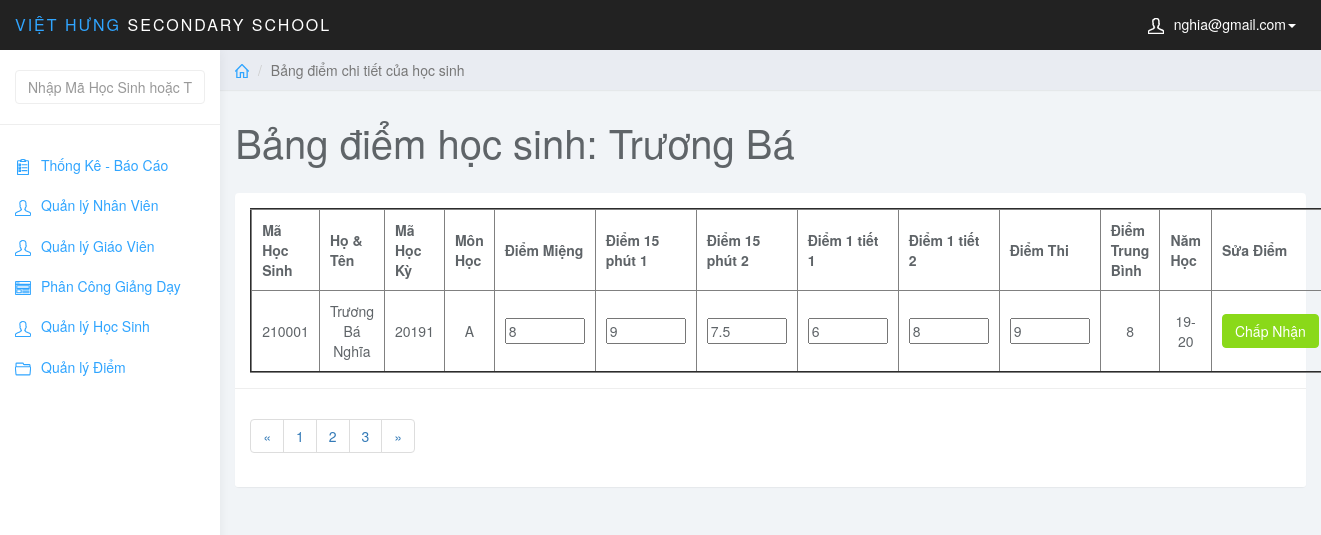
/admin/index.php?page=edit_diem_hs&id_hs=210001&id_mon=A&MaHocKy=20191 (signed in), run on an earlier commit of the app's database.
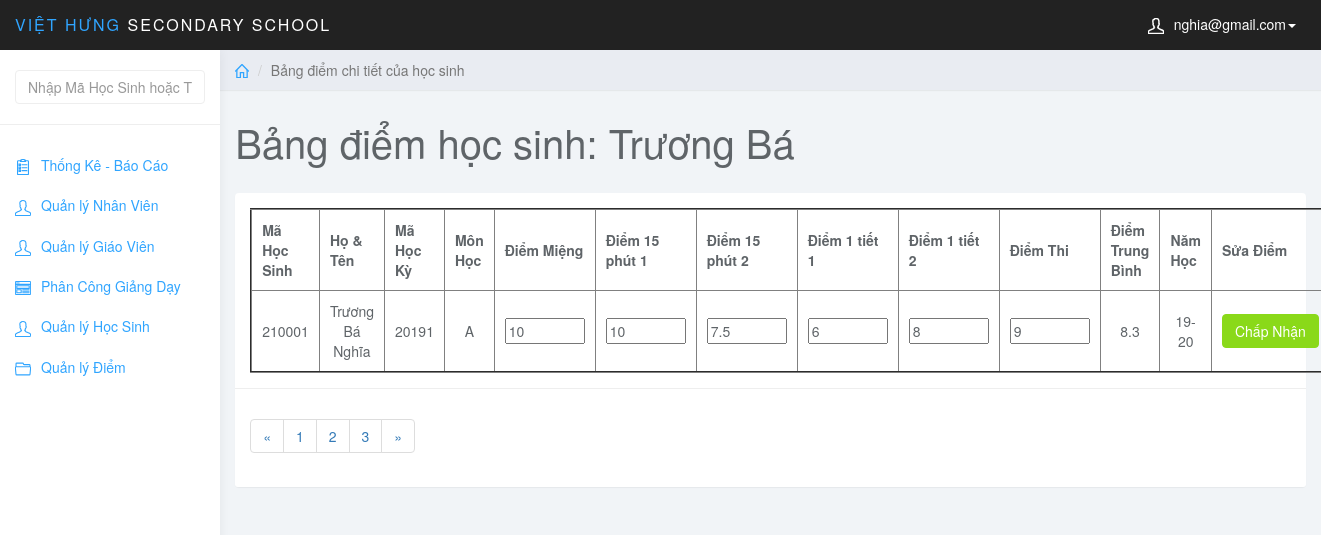
And on a later commit of the database.
### tables this page shows
CREATE TABLE `diem` (
  `MaDiem` int(6) NOT NULL AUTO_INCREMENT,
  `MaHocKy` varchar(5) NOT NULL,
  `MaMonHoc` varchar(5) NOT NULL,
  `MaHS` int(6) NOT NULL,
  `MaLopHoc` varchar(10) NOT NULL,
  `DiemMieng` varchar(5) NOT NULL,
  `Diem15Phut1` varchar(5) NOT NULL,
  `Diem15Phut2` varchar(5) NOT NULL,
  `Diem1Tiet1` varchar(5) NOT NULL,
  `Diem1Tiet2` varchar(5) NOT NULL,
  `DiemThi` varchar(5) NOT NULL,
  `DiemTB` float NOT NULL,
  PRIMARY KEY (`MaDiem`),
  KEY `fk_diem_mahk` (`MaHocKy`),
  KEY `fk_diem_monhoc` (`MaMonHoc`),
  KEY `fk_diem_hocsinh` (`MaHS`),
  KEY `MaLopHoc` (`MaLopHoc`),
  CONSTRAINT `diem_ibfk_1` FOREIGN KEY (`MaLopHoc`) REFERENCES `lophoc` (`MaLopHoc`),
  CONSTRAINT `fk_diem_hocsinh` FOREIGN KEY (`MaHS`) REFERENCES `hocsinh` (`MaHS`),
  CONSTRAINT `fk_diem_mahk` FOREIGN KEY (`MaHocKy`) REFERENCES `hocky` (`MaHocKy`),
  CONSTRAINT `fk_diem_monhoc` FOREIGN KEY (`MaMonHoc`) REFERENCES `monhoc` (`MaMonHoc`)
);

CREATE TABLE `hocsinh` (
  `MaHS` int(6) NOT NULL,
  `MaLopHoc` varchar(10) NOT NULL,
  `TenHS` varchar(50) NOT NULL,
  `GioiTinh` varchar(5) NOT NULL,
  `NgaySinh` date NOT NULL,
  `NoiSinh` varchar(50) NOT NULL,
  `DanToc` varchar(10) NOT NULL,
  `HoTenCha` varchar(50) NOT NULL,
  `HoTenMe` varchar(50) NOT NULL,
  PRIMARY KEY (`MaHS`),
  KEY `fk_hs_lh` (`MaLopHoc`),
  CONSTRAINT `fk_hs_lh` FOREIGN KEY (`MaLopHoc`) REFERENCES `lophoc` (`MaLopHoc`)
);

CREATE TABLE `hocky` (
  `MaHocKy` varchar(5) NOT NULL,
  `TenHocKy` varchar(20) NOT NULL,
  `HeSoHK` int(1) NOT NULL,
  `NamHoc` char(10) NOT NULL,
  PRIMARY KEY (`MaHocKy`),
  KEY `NamHoc` (`NamHoc`)
);

### admin/edit_diem_hs.php (the view, shortened to what this page needs)
<?php
    $stu_id = $_GET['id_hs'];
    $id_mon = $_GET['id_mon'];
    $sql_view = "SELECT * FROM hocsinh JOIN diem ON hocsinh.MaHS = diem.MaHS JOIN hocky ON diem.MaHocKy = hocky.MaHocKy WHERE hocsinh.MaHS = '$stu_id' AND diem.MaMonHoc = '$id_mon'";
    $query_view = mysqli_query($conn,$sql_view);
?>
<div class="col-sm-9 col-sm-offset-3 col-lg-10 col-lg-offset-2 main">
		<div class="row">
			<ol class="breadcrumb">
				<li><a href="index.php"><svg class="glyph stroked home"><use xlink:href="#stroked-home"></use></svg></a></li>
				<li class="active">Bảng điểm chi tiết của học sinh</li>
			</ol>
		</div>
		<div class="row">
			<div class="col-lg-12">
				<h1 class="page-header">Bảng điểm học sinh: Trương Bá </h1>
			</div>
		</div>
		<div class="row">
			<div class="col-lg-12">
				<div class="panel panel-default">
					<div class="panel-body">
                        <table border="2px" width="100%" style="text-align: center;">
						    <thead>
						    <tr>
						        <th data-field="id" data-sortable="true">Mã Học Sinh</th>
                                <th data-field="name"  data-sortable="true">Họ & Tên</th>
                                <th data-sortable="true">Mã Học Kỳ</th>
                                <th data-sortable="true">Môn Học</th>
                                <th data-sortable="true">Điểm Miệng</th>
                                <th data-sortable="true">Điểm 15 phút 1</th>
                                <th data-sortable="true">Điểm 15 phút 2</th>
                                <th data-sortable="true">Điểm 1 tiết 1</th>
                                <th data-sortable="true">Điểm 1 tiết 2</th>
                                <th data-sortable="true">Điểm Thi</th>
                                <th data-sortable="true">Điểm Trung Bình</th>
                                <th data-sortable="true">Năm Học</th>
                                <th>Sửa Điểm</th>
						    </tr>
                            </thead>
                            <tbody>
                                <?php
                                    $row_view = mysqli_fetch_assoc($query_view)
                                ?>
                                <tr>
                                <form  method="post">
                                    <td><?php echo $row_view['MaHS']; ?></td>
                                    <td><?php echo $row_view['TenHS']; ?></td>
                                    <td><?php echo $row_view['MaHocKy']; ?></td>
                                    <td><?php echo $row_view['MaMonHoc']; ?></td>
                                    <td class="form-group"><input style="width: 80px;" type="text" name="DiemMieng" value="<?php echo $row_view['DiemMieng']; ?>"></td>
                                    <td class="form-group"><input style="width: 80px;" type="text" name="Diem15Phut1" value="<?php echo $row_view['Diem15Phut1']; ?>"></td>
                                    <td class="form-group"><input style="width: 80px;" type="text" name="Diem15Phut2" value="<?php echo $row_view['Diem15Phut2']; ?>"></td>
                                    <td class="form-group"><input style="width: 80px;" type="text" name="Diem1Tiet1" value="<?php echo $row_view['Diem1Tiet1']; ?>"></td>
                                    <td class="form-group"><input style="width: 80px;" type="text" name="Diem1Tiet2" value="<?php echo $row_view['Diem1Tiet2']; ?>"></td>
                                    <td class="form-group"><input style="width: 80px;" type="text" name="DiemThi" value="<?php echo $row_view['DiemThi']; ?>"></td>
                                    <?php
                                        if(!empty($row_view['DiemMieng']) && !empty($row_view['Diem15Phut1']) && !empty($row_view['Diem15Phut2']) && !empty($row_view['Diem1Tiet1']) && !empty($row_view['Diem1Tiet2']) && !empty($row_view['DiemThi'])){
                                            $diemTBMon = round(($row_view['DiemMieng']+$row_view['Diem15Phut1']+$row_view['Diem15Phut2']+$row_view['Diem1Tiet1']*2+$row_view['Diem1Tiet2']*2+$row_view['DiemThi']*3)/10,1);
                                        }else{
                                            $diemTBMon = '---';
                                        }
                                    ?>
                                    <td><?php echo $diemTBMon; ?></td>
                                    <td><?php echo $row_view['NamHoc']; ?></td>
                                    <td class="form-group">
                                        <button type="submit" name="sbm" class="btn btn-success">Chấp Nhận</button>
                                    </td>
                                    </form>
                                </tr>
                            </tbody>
						</table>
                    </div>
                    <div class="panel-footer">
                        <nav aria-label="Page navigation example">
                            <ul class="pagination">
                                <li class="page-item"><a class="page-link" href="#">&laquo;</a></li>
                                <li class="page-item"><a class="page-link" href="#">1</a></li>
                                <li class="page-item"><a class="page-link" href="#">2</a></li>
                                <li class="page-item"><a class="page-link" href="#">3</a></li>
                                <li class="page-item"><a class="page-link" href="#">&raquo;</a></li>
                            </ul>
                        </nav>
                    </div>
				</div>
			</div>
		</div>
	</div>

### admin/index.php (shortened to what this page needs)
<?php
    if (isset($_SESSION['mail_user'])) {
            include_once ('admin.php');
    }elseif(isset($_SESSION['mail_gv'])){
        include_once ('../teacher/home_gv.php');
    }
    else {
        include_once ('login.php');
    }
?>

### admin/admin.php (shortened to what this page needs)
<!DOCTYPE html>
<html>
	<head>
		<link href="css/bootstrap.min.css" rel="stylesheet">
		<link href="css/datepicker3.css" rel="stylesheet">
		<link href="css/bootstrap-table.css" rel="stylesheet">
		<link href="css/styles.css" rel="stylesheet">
	</head>
	<body>
		<nav class="navbar navbar-inverse navbar-fixed-top" role="navigation">
			<div class="container-fluid">
				<div class="navbar-header">
					<a class="navbar-brand" href="index.php"><span>VIỆT HƯNG</span> Secondary School</a>
					<ul class="user-menu">
						<li class="dropdown pull-right">
							<a href="#" class="dropdown-toggle" data-toggle="dropdown"><svg
									class="glyph stroked male-user">
									<use xlink:href="#stroked-male-user"></use>
								</svg><?php echo $_SESSION['mail_user'] ?><span class="caret"></span></a>
						</li>
					</ul>
				</div>
			</div>
		</nav>
		<div id="sidebar-collapse" class="col-sm-3 col-lg-2 sidebar">
			<?php include_once('search_box.php'); ?>
			<ul class="nav menu">
				<li class="<?php if($_GET['page'] == ""){ echo "active";} ?>"><a href="index.php"><svg class="glyph stroked clipboard with paper"><use xlink:href="#stroked-clipboard-with-paper"/></svg>Thống Kê - Báo Cáo</a></li>
				<li class="<?php if($_GET['page'] == "user"){ echo "active";} ?>"><a href="index.php?page=user"><svg class="glyph stroked male user ">
							<use xlink:href="#stroked-male-user" /></svg>Quản lý Nhân Viên</a></li>
				<li class="<?php if($_GET['page'] == "teacher"){ echo "active";} ?>"><a href="index.php?page=teacher"><svg class="glyph stroked male user ">
							<use xlink:href="#stroked-male-user" /></svg>Quản lý Giáo Viên</a></li>
				<li class="<?php if($_GET['page'] == "assigned"){ echo "active";} ?>"><a href="index.php?page=assigned"><svg class="glyph stroked male user ">
                            <use xlink:href="#stroked-app-window-with-content" /></svg>Phân Công Giảng Dạy</a></li>
                <li class="<?php if($_GET['page'] == "class"){ echo "active";} ?>"><a href="index.php?page=class"><svg class="glyph stroked male user ">
                            <use xlink:href="#stroked-male-user" /></svg>Quản lý Học Sinh</a></li>
				<li class="<?php if($_GET['page'] == "diem"){ echo "active";} ?>"><a href="index.php?page=diem"><svg class="glyph stroked open folder">
							<use xlink:href="#stroked-open-folder" /></svg>Quản lý Điểm</a></li>
			</ul>
		</div>
        <?php
			if (isset($_GET['page'])) {
				switch ($_GET['page']) {
					case 'edit_diem_hs':
						include_once('edit_diem_hs.php');
						break;
				}
			}else {
				include_once('statistic.php');
			}
        ?>
	</body>
</html>

### admin/search_box.php (shortened to what this page needs)
<form action="index.php" method="GET" role="search">
	<div class="form-group">
        <input name="keyword" type="text" class="form-control" placeholder="Nhập Mã Học Sinh hoặc Tên Học Sinh">
	</div>
</form>

### admin/css/styles.css (style rules this page uses)
body { background: #f1f4f7; padding-top: 50px; color: #5f6468; }
a, a:hover, a:focus { color: #30a5ff; }
h1, h2, h3, h4, h5, h6 { color: #5f6468; }
h1 { font-weight: 300; font-size: 40px; }
.form-control { border: 1px solid #eee; box-shadow: none; }
.navbar-header .navbar-brand { color: #fff; font-size: 16px; text-transform: uppercase; font-weight: 500; letter-spacing: 2px; }
.navbar-header .navbar-brand span { color: #30a5ff; }
.btn-success, .btn-success:hover, .btn-success:focus, .btn-success:active, .btn-success.active, .open > .dropdown-toggle.btn-success, .btn-success.disabled, .btn-success[disabled], fieldset[disabled] .btn-success, .btn-success.disabled:hover, .btn-success[disabled]:hover, fieldset[disabled] .btn-success:hover, .btn-success.disabled:focus, .btn-success[disabled]:focus, fieldset[disabled] .btn-success:focus, .btn-success.disabled:active, .btn-success[disabled]:active, fieldset[disabled] .btn-success:active, .btn-success.disabled.active, .btn-success[disabled].active, fieldset[disabled] .btn-success.active { background-color: #8ad919; border-color: #8ad919; }
.panel { border: 0; }
.panel-footer { background: #fff; border-top: 1px solid #eee; }
.navbar { border: 0; }
.user-menu { display: inline-block; margin-top: 14px; margin-right: 10px; float: right; list-style: none; padding: 0; }
.user-menu a { color: #fff; }
.sidebar { display: block; background-color: #fff; padding: 0; display: none; }
.sidebar form { padding: 20px 15px 5px 15px; border-bottom: 1px solid #eee; margin-bottom: 20px; }
@media (min-width: 768px) { .sidebar { display: block; position: fixed; top: 50px; bottom: 0; left: 0; z-index: 1000; display: block; margin: 0; padding: 0; overflow-x: hidden; overflow-y: auto; background-color: #fff; box-shadow: 1px 0px 10px rgba(0, 0, 0, .05); } }
@media (min-width: 768px) { .navbar-header { width: 100%; } }
.breadcrumb { border-radius: 0; padding: 10px 15px; background: #e9ecf2; box-shadow: 0 1px 1px rgba(0, 0, 0, .05); margin: 0 ; }
h1.page-header { margin-top: 30px; border-bottom: 0; }
.sidebar .glyph, .user-menu .glyph { height: 16px; width: 16px; margin: 0 10px 0 0; stroke-width: 3px; }
.user-menu .glyph { stroke-width: 4px; }
.breadcrumb .glyph { height: 14px; width: 14px; margin: -2px 0 0 0; stroke-width: 4px; }
table th,td { padding: 10px; }

What changed in the data, as far as the page shows it:
changed diem: DiemMieng "8" → "10"; Diem15Phut1 "9" → "10"; diemTBMon "8" → "8.3"
